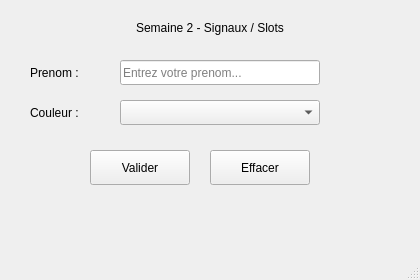
<?xml version="1.0" encoding="UTF-8"?>
<ui version="4.0">
 <class>CIhmAppS2</class>
 <widget class="QMainWindow" name="CIhmAppS2">
  <property name="geometry">
   <rect><x>0</x><y>0</y><width>420</width><height>280</height></rect>
  </property>
  <property name="windowTitle">
   <string>Application S2 - Signaux et Slots</string>
  </property>
  <widget class="QWidget" name="centralwidget">
   <widget class="QLabel" name="laTitre">
    <property name="geometry">
     <rect><x>50</x><y>15</y><width>320</width><height>25</height></rect>
    </property>
    <property name="text">
     <string>Semaine 2 - Signaux / Slots</string>
    </property>
    <property name="alignment">
     <set>Qt::AlignCenter</set>
    </property>
   </widget>
   <widget class="QLabel" name="laLabelPrenom">
    <property name="geometry">
     <rect><x>30</x><y>60</y><width>80</width><height>25</height></rect>
    </property>
    <property name="text">
     <string>Prenom :</string>
    </property>
   </widget>
   <widget class="QLineEdit" name="lePrenom">
    <property name="geometry">
     <rect><x>120</x><y>60</y><width>200</width><height>25</height></rect>
    </property>
    <property name="placeholderText">
     <string>Entrez votre prenom...</string>
    </property>
   </widget>
   <widget class="QLabel" name="laLabelCouleur">
    <property name="geometry">
     <rect><x>30</x><y>100</y><width>80</width><height>25</height></rect>
    </property>
    <property name="text">
     <string>Couleur :</string>
    </property>
   </widget>
   <widget class="QComboBox" name="cbCouleur">
    <property name="geometry">
     <rect><x>120</x><y>100</y><width>200</width><height>25</height></rect>
    </property>
   </widget>
   <widget class="QPushButton" name="pbValider">
    <property name="geometry">
     <rect><x>90</x><y>150</y><width>100</width><height>35</height></rect>
    </property>
    <property name="text">
     <string>Valider</string>
    </property>
   </widget>
   <widget class="QPushButton" name="pbEffacer">
    <property name="geometry">
     <rect><x>210</x><y>150</y><width>100</width><height>35</height></rect>
    </property>
    <property name="text">
     <string>Effacer</string>
    </property>
   </widget>
   <widget class="QLabel" name="laResultat">
    <property name="geometry">
     <rect><x>30</x><y>205</y><width>360</width><height>30</height></rect>
    </property>
    <property name="text">
     <string></string>
    </property>
    <property name="alignment">
     <set>Qt::AlignCenter</set>
    </property>
   </widget>
  </widget>
  <widget class="QMenuBar" name="menubar">
   <property name="geometry">
    <rect><x>0</x><y>0</y><width>420</width><height>22</height></rect>
   </property>
  </widget>
  <widget class="QStatusBar" name="statusbar"/>
 </widget>
 <resources/>
 <connections/>
</ui>
